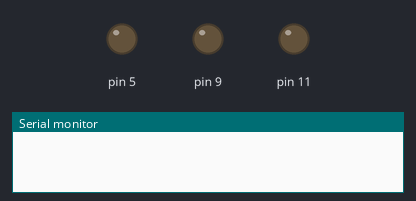
Bench run of a sketch on a simulated Arduino Uno, built with avr-gcc and run on an emulated ATmega328P. Shown: output pins drawn as LEDs (lit = HIGH), the last lines printed to the serial monitor.

Above: at 0.05 s.
At 2.05 s:
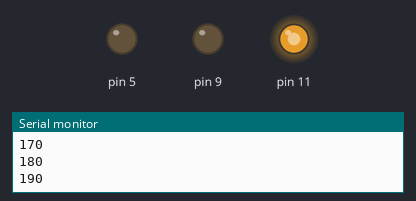
At 3.75 s:
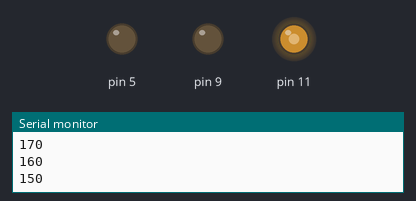
At 7.55 s:
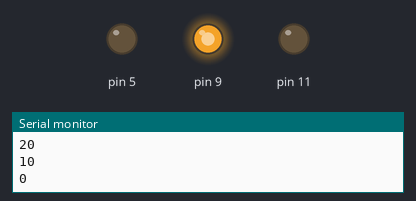
At 11.45 s:
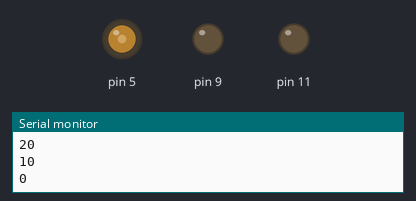
At 15.05 s:
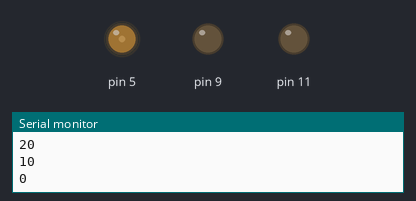
Timing chart, 0 to 20.3 s (numbered marks = the images above):
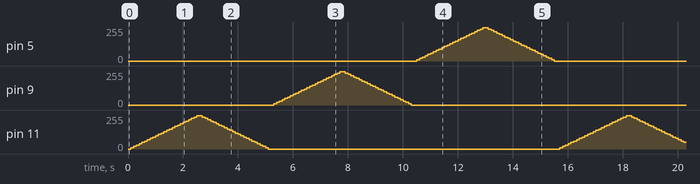

The sketch:

quiz_plus_1204.ino
```cpp
void setup() {
  // put your setup code here, to run once:
  Serial.begin(9600);
  //pinMode(13, OUTPUT);
  //pinMode(12, OUTPUT);
  //pinMode(8, OUTPUT);
}

void loop() {
  // put your main code here, to run repeatedly:
  for(int i=0; i<=255; i+=10) {
    analogWrite(11, i);
    delay(100);
    Serial.println(i);
  }
  for(int i = 250; i >= 0; i-=10) {
    analogWrite(11, i);
    delay(100);
    Serial.println(i);
  }

  for(int i=0; i<=255; i+=10) {
    analogWrite(9, i);
    delay(100);
  }
  for(int i = 250; i >= 0; i-=10) {
    analogWrite(9, i);
    delay(100);
  }

  for(int i=0; i<=255; i+=10) {
    analogWrite(5, i);
    delay(100);
  }
  for(int i = 250; i >= 0; i-=10) {
    analogWrite(5, i);
    delay(100);
  }
}
```
